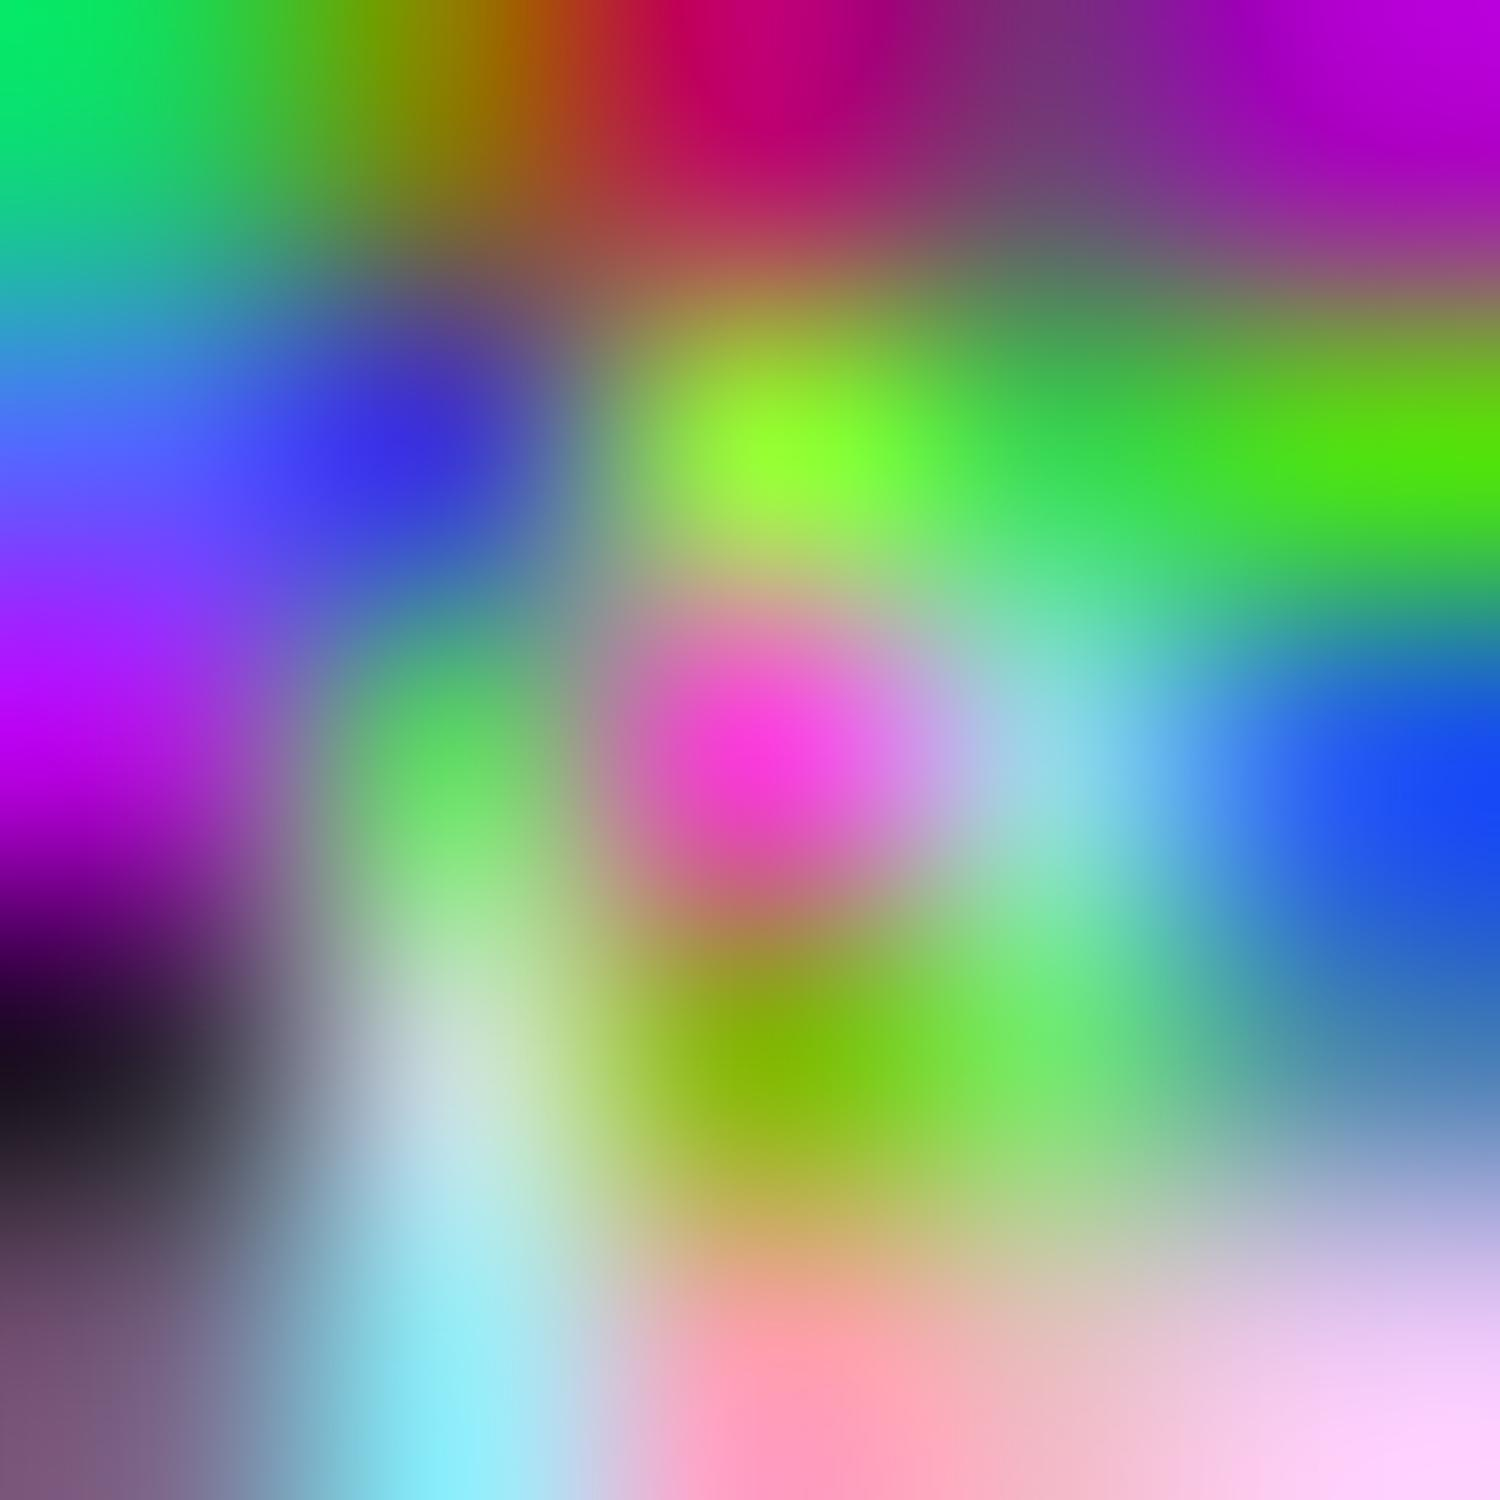

Write Python code to recreate this figure.
import PIL.Image
import PIL.ImageDraw
import random
import os

w = 5
h = 5
basepath = os.path.dirname(os.path.abspath(__file__)) + "/"
img = PIL.Image.new("RGB", (w, h))
draw = PIL.ImageDraw.Draw(img)

for i in range(0, w):
    for j in range(0, h):
        draw.point([i, j], fill=
            (random.randint(0,255),
             random.randint(0,255),
             random.randint(0,255)))

img_resized = img.resize((w * 300, h * 300), resample=PIL.Image.BICUBIC)

img_resized.save(basepath + "001.jpg", "JPEG")
